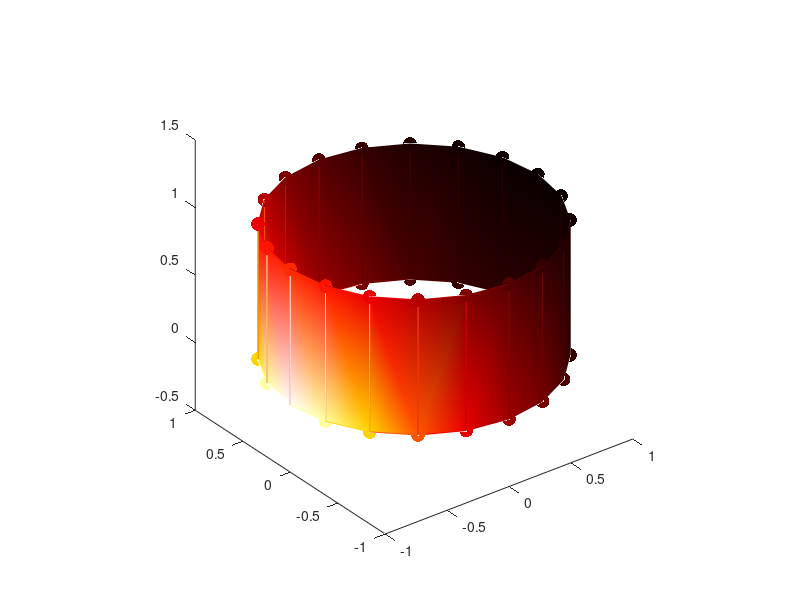

MATLAB code for this plot:
N = 20;
dt = 2*pi/N;
t = 0:dt:(N-1)*dt;
%N = 20;
%t = linspace(0,2*pi,N);
x = [cos(t) cos(t)];
y = [sin(t) sin(t)];
z = [zeros(size(t)) ones(size(t))];
vert = [x' y' z'];
faces = zeros(N,4);
faces(1:N-1,1) = (1:N-1)';
faces(1:N-1,2) = ((N+1):(2*N-1))';
faces(1:N-1,3) = ((N+2):(2*N))';
faces(1:N-1,4) = (2:N)';
faces(N,:) = [N 2*N N+1 1];

%faces = zeros(N,4);
%faces(:,1) = (1:N)';
%faces(:,2) = ((N+1):(2*N))';
%faces(:,3) = ((N+2):(2*N+1))';
%faces(:,4) = (2:(N+1))';
%
%faces(N,3) = N+1;
%faces(N,4) = 1;

dist = sqrt((x + .5).^2 + y.^2 + (z-.25).^2);
T = 1./dist;


clf
colormap(hot)
view(3)
h = patch('vertices',vert,'faces',faces,'facevertexcdata',T',...
    'facecolor','interp',...
    'marker','.',...
    'markersize',30,...
    'edgecolor','flat');
axis equal
